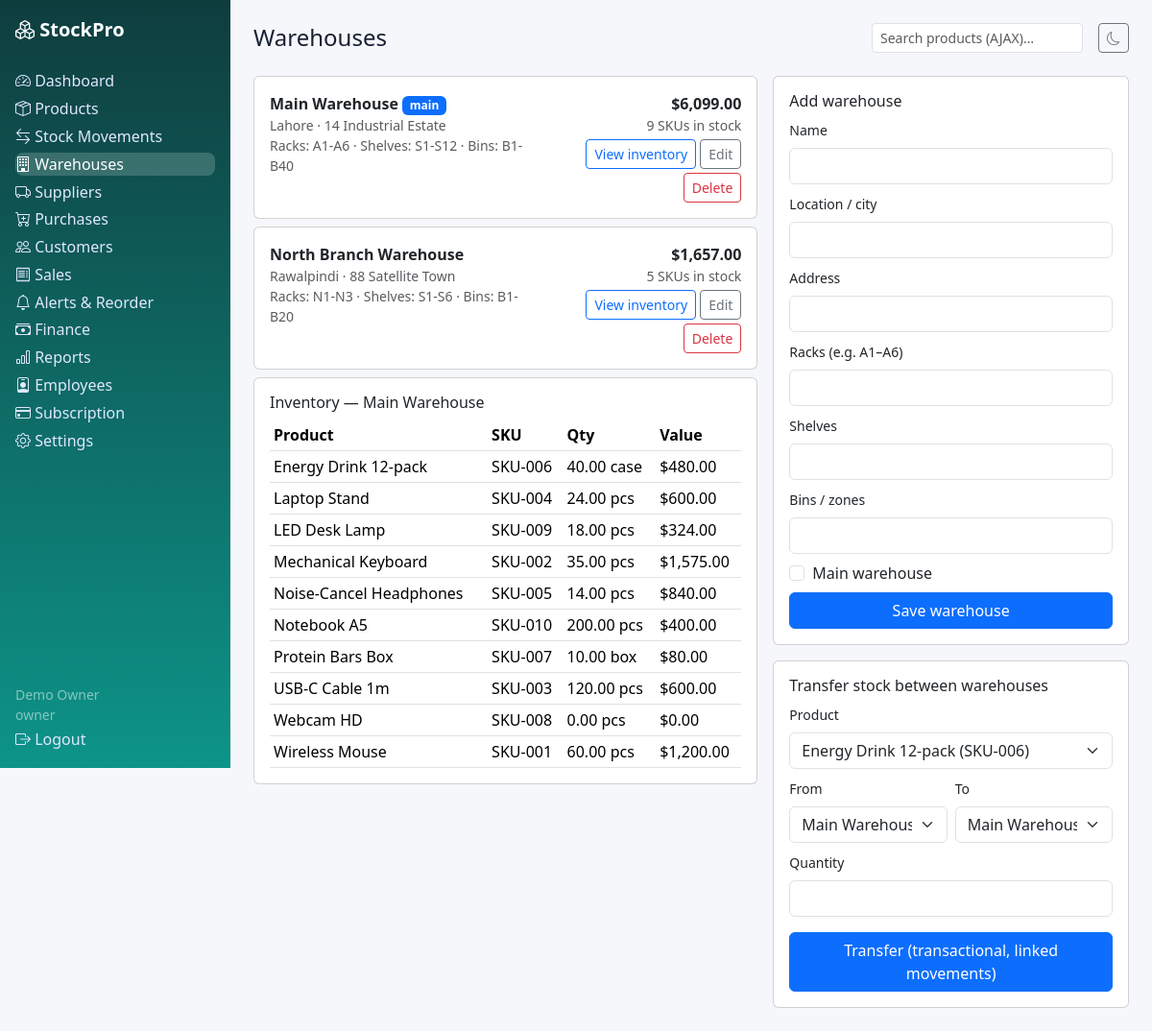
The app's page /warehouses.php (signed in) with its own data.
### tables this page shows
CREATE TABLE warehouses (id INT UNSIGNED AUTO_INCREMENT PRIMARY KEY, tenant_id INT UNSIGNED NOT NULL, name VARCHAR(120) NOT NULL, location VARCHAR(120) NULL, address VARCHAR(255) NULL, racks VARCHAR(120) NULL, shelves VARCHAR(120) NULL, bins VARCHAR(120) NULL, is_main TINYINT(1) NOT NULL DEFAULT 0, created_at DATETIME NOT NULL DEFAULT CURRENT_TIMESTAMP, INDEX idx_wh_tenant(tenant_id), CONSTRAINT fk_wh_tenant FOREIGN KEY(tenant_id) REFERENCES tenants(id) ON DELETE CASCADE);

CREATE TABLE product_warehouse (id INT UNSIGNED AUTO_INCREMENT PRIMARY KEY, tenant_id INT UNSIGNED NOT NULL, product_id INT UNSIGNED NOT NULL, warehouse_id INT UNSIGNED NOT NULL, quantity DECIMAL(12,2) NOT NULL DEFAULT 0, UNIQUE KEY uq_pw(tenant_id,product_id,warehouse_id), INDEX idx_pw_tenant(tenant_id), CONSTRAINT fk_pw_tenant FOREIGN KEY(tenant_id) REFERENCES tenants(id) ON DELETE CASCADE, CONSTRAINT fk_pw_product FOREIGN KEY(product_id) REFERENCES products(id) ON DELETE CASCADE, CONSTRAINT fk_pw_wh FOREIGN KEY(warehouse_id) REFERENCES warehouses(id) ON DELETE CASCADE);

CREATE TABLE products (id INT UNSIGNED AUTO_INCREMENT PRIMARY KEY, tenant_id INT UNSIGNED NOT NULL, sku VARCHAR(60) NOT NULL, barcode VARCHAR(40) NULL, name VARCHAR(190) NOT NULL, description TEXT NULL, category_id INT UNSIGNED NULL, brand_id INT UNSIGNED NULL, unit VARCHAR(20) NOT NULL DEFAULT 'pcs', cost_price DECIMAL(12,2) NOT NULL DEFAULT 0, sale_price DECIMAL(12,2) NOT NULL DEFAULT 0, stock_qty DECIMAL(12,2) NOT NULL DEFAULT 0, min_stock DECIMAL(12,2) NOT NULL DEFAULT 5, max_stock DECIMAL(12,2) NOT NULL DEFAULT 100, track_expiry TINYINT(1) NOT NULL DEFAULT 0, status ENUM('active','inactive') NOT NULL DEFAULT 'active', created_at DATETIME NOT NULL DEFAULT CURRENT_TIMESTAMP, UNIQUE KEY uq_product_sku(tenant_id,sku), UNIQUE KEY uq_product_barcode(tenant_id,barcode), INDEX idx_prod_tenant(tenant_id), INDEX idx_prod_stock(stock_qty), CONSTRAINT fk_prod_tenant FOREIGN KEY(tenant_id) REFERENCES tenants(id) ON DELETE CASCADE, CONSTRAINT fk_prod_cat FOREIGN KEY(category_id) REFERENCES categories(id) ON DELETE SET NULL, CONSTRAINT fk_prod_brand FOREIGN KEY(brand_id) REFERENCES brands(id) ON DELETE SET NULL);

### includes/functions.php (called while the page is built, shortened)
<?php
function e(?string $v): string { return htmlspecialchars($v ?? '', ENT_QUOTES, 'UTF-8'); }
function current_user(): ?array { return $_SESSION['user'] ?? null; }
function tenant_id(): ?int { $u = current_user(); return isset($u['tenant_id']) && $u['tenant_id'] !== null ? (int)$u['tenant_id'] : null; }
function qa(PDO $pdo, string $sql, array $a = []): array { $s = $pdo->prepare($sql); $s->execute($a); return $s->fetchAll(); }
function q1(PDO $pdo, string $sql, array $a = []) { $s = $pdo->prepare($sql); $s->execute($a); return $s->fetchColumn(); }
function money($n): string { return '$' . number_format((float)$n, 2); }
function warehouse_name(PDO $pdo, int $tid, int $wid): string {
    return (string)(q1($pdo, 'SELECT name FROM warehouses WHERE id=? AND tenant_id=?', [$wid, $tid]) ?: '');
}

### includes/auth.php (called while the page is built, shortened)
<?php
require_once __DIR__ . '/../config/database.php';
require_once __DIR__ . '/functions.php';
function require_tenant(): int {
    $t = tenant_id();
    return $t;
}

### warehouses.php (the view, shortened to what this page needs)
<?php require_once __DIR__ . '/includes/auth.php'; require_once __DIR__ . '/includes/roles.php';
$user = require_role(ROLE_MANAGE); $pdo = db(); check_tenant_active($pdo); $tid = require_tenant(); $base = ''; $active = 'warehouses'; $pageTitle = 'Warehouses';
$whs = qa($pdo, 'SELECT w.*, (SELECT COUNT(DISTINCT product_id) FROM product_warehouse pw WHERE pw.warehouse_id=w.id AND pw.quantity>0) skus, (SELECT COALESCE(SUM(pw.quantity*p.cost_price),0) FROM product_warehouse pw JOIN products p ON p.id=pw.product_id WHERE pw.warehouse_id=w.id) value FROM warehouses w WHERE w.tenant_id=? ORDER BY w.is_main DESC, w.name', [$tid]);
$prods = qa($pdo, 'SELECT * FROM products WHERE tenant_id=? AND status="active" ORDER BY name', [$tid]);
$viewId = (int)($_GET['view'] ?? ($whs[0]['id'] ?? 0));
$inv = $viewId ? qa($pdo, 'SELECT pw.quantity, p.name, p.sku, p.unit, p.cost_price FROM product_warehouse pw JOIN products p ON p.id=pw.product_id WHERE pw.tenant_id=? AND pw.warehouse_id=? ORDER BY p.name', [$tid, $viewId]) : [];
$edit = null; if (!empty($_GET['edit'])) $edit = qa($pdo, 'SELECT * FROM warehouses WHERE id=? AND tenant_id=?', [(int)$_GET['edit'], $tid])[0] ?? null;
include __DIR__ . '/includes/header.php'; ?>
<div class="row g-3"><div class="col-lg-7">
<?php foreach ($whs as $w): ?><div class="card p-3 mb-2"><div class="d-flex justify-content-between"><div><strong><?= e($w['name']) ?></strong> <?= $w['is_main'] ? '<span class="badge bg-primary">main</span>' : '' ?><div class="small text-muted"><?= e($w['location'] ?? '') ?> · <?= e($w['address'] ?? '') ?><br>Racks: <?= e($w['racks'] ?? '—') ?> · Shelves: <?= e($w['shelves'] ?? '—') ?> · Bins: <?= e($w['bins'] ?? '—') ?></div></div>
<div class="text-end"><div class="fw-bold"><?= money($w['value']) ?></div><div class="small text-muted"><?= $w['skus'] ?> SKUs in stock</div>
<a class="btn btn-sm btn-outline-primary mt-1" href="?view=<?= $w['id'] ?>">View inventory</a> <a class="btn btn-sm btn-outline-secondary mt-1" href="?edit=<?= $w['id'] ?>">Edit</a>
<form method="post" class="d-inline"><button class="btn btn-sm btn-outline-danger mt-1" data-confirm="Delete warehouse?">Delete</button></form></div></div></div><?php endforeach; ?>
<div class="card p-3"><h6>Inventory — <?= e(warehouse_name($pdo, $tid, $viewId)) ?></h6><table class="table table-sm mb-0"><tr><th>Product</th><th>SKU</th><th>Qty</th><th>Value</th></tr>
<?php foreach ($inv as $r): ?><tr><td><?= e($r['name']) ?></td><td><?= e($r['sku']) ?></td><td><?= $r['quantity'] ?> <?= e($r['unit']) ?></td><td><?= money((float)$r['quantity'] * (float)$r['cost_price']) ?></td></tr><?php endforeach; if (!$inv) echo '<tr><td colspan="4" class="text-muted">No stock in this warehouse.</td></tr>'; ?></table></div></div>
<div class="col-lg-5"><div class="card p-3"><h6><?= $edit ? 'Edit' : 'Add' ?> warehouse</h6><form method="post"><?= csrf_field() ?><input type="hidden" name="id" value="<?= e((string)($edit['id'] ?? '')) ?>">
<?php foreach ([['name','Name', $edit['name'] ?? ''],['location','Location / city', $edit['location'] ?? ''],['address','Address', $edit['address'] ?? ''],['racks','Racks (e.g. A1–A6)', $edit['racks'] ?? ''],['shelves','Shelves', $edit['shelves'] ?? ''],['bins','Bins / zones', $edit['bins'] ?? '']] as [$f,$l,$v]): ?><div class="mb-2"><label class="form-label small"><?= $l ?></label><input class="form-control" name="<?= $f ?>" value="<?= e((string)$v) ?>" <?= $f === 'name' ? 'required' : '' ?>></div><?php endforeach; ?>
<div class="form-check mb-2"><input class="form-check-input" type="checkbox" name="is_main" value="1" id="mn" <?= !empty($edit['is_main']) ? 'checked' : '' ?>><label class="form-check-label" for="mn">Main warehouse</label></div>
<button class="btn btn-primary w-100">Save warehouse</button></form></div>
<div class="card p-3 mt-3"><h6>Transfer stock between warehouses</h6><form method="post"><?= csrf_field() ?><input type="hidden" name="action" value="transfer">
<div class="mb-2"><label class="form-label small">Product</label><select class="form-select" name="product_id" required><?php foreach ($prods as $p): ?><option value="<?= $p['id'] ?>"><?= e($p['name']) ?> (<?= e($p['sku']) ?>)</option><?php endforeach; ?></select></div>
<div class="row g-2"><div class="col-6"><label class="form-label small">From</label><select class="form-select" name="from_warehouse" required><?php foreach ($whs as $w): ?><option value="<?= $w['id'] ?>"><?= e($w['name']) ?></option><?php endforeach; ?></select></div>
<div class="col-6"><label class="form-label small">To</label><select class="form-select" name="to_warehouse" required><?php foreach ($whs as $w): ?><option value="<?= $w['id'] ?>"><?= e($w['name']) ?></option><?php endforeach; ?></select></div>
<div class="col-12"><label class="form-label small">Quantity</label><input class="form-control" type="number" step="0.01" name="quantity" required></div></div>
<button class="btn btn-primary w-100 mt-3">Transfer (transactional, linked movements)</button></form></div></div></div>
<?php include __DIR__ . '/includes/footer.php'; ?>

### assets/css/style.css (style rules this page uses)
:root { --brand:#0d9488;--bg:#f6f7fb;--card:#fff;--text:#172033 }
body { background:var(--bg);color:var(--text);font-family:system-ui,-apple-system,"Segoe UI",Roboto,sans-serif }

### records on screen
warehouses: name "Main Warehouse", is_main "main", location "Lahore", address "14 Industrial Estate", racks "A1-A6", shelves "S1-S12", bins "B1-B40", value "$6,099.00", skus "9", warehouse_name($pdo, $tid, $viewId) "Main Warehouse"
warehouses: name "North Branch Warehouse", location "Rawalpindi", address "88 Satellite Town", racks "N1-N3", shelves "S1-S6", bins "B1-B20", value "$1,657.00", skus "5"
product_warehouse: product.name "Energy Drink 12-pack", product.sku "SKU-006", quantity "40.00", product.unit "case", money((float)$r['quantity']*(float)$r['cost_price']) "$480.00"
product_warehouse: product.name "Laptop Stand", product.sku "SKU-004", quantity "24.00", product.unit "pcs", money((float)$r['quantity']*(float)$r['cost_price']) "$600.00"
product_warehouse: product.name "LED Desk Lamp", product.sku "SKU-009", quantity "18.00", product.unit "pcs", money((float)$r['quantity']*(float)$r['cost_price']) "$324.00"
product_warehouse: product.name "Mechanical Keyboard", product.sku "SKU-002", quantity "35.00", product.unit "pcs", money((float)$r['quantity']*(float)$r['cost_price']) "$1,575.00"
product_warehouse: product.name "Noise-Cancel Headphones", product.sku "SKU-005", quantity "14.00", product.unit "pcs", money((float)$r['quantity']*(float)$r['cost_price']) "$840.00"
product_warehouse: product.name "Notebook A5", product.sku "SKU-010", quantity "200.00", product.unit "pcs", money((float)$r['quantity']*(float)$r['cost_price']) "$400.00"
product_warehouse: product.name "Protein Bars Box", product.sku "SKU-007", quantity "10.00", product.unit "box", money((float)$r['quantity']*(float)$r['cost_price']) "$80.00"
product_warehouse: product.name "USB-C Cable 1m", product.sku "SKU-003", quantity "120.00", product.unit "pcs", money((float)$r['quantity']*(float)$r['cost_price']) "$600.00"
product_warehouse: product.name "Webcam HD", product.sku "SKU-008", quantity "0.00", product.unit "pcs", money((float)$r['quantity']*(float)$r['cost_price']) "$0.00"
product_warehouse: product.name "Wireless Mouse", product.sku "SKU-001", quantity "60.00", product.unit "pcs", money((float)$r['quantity']*(float)$r['cost_price']) "$1,200.00"

### other values on screen
$label "Dashboard"
$label "Products"
$label "Stock Movements"
$label "Warehouses"
$label "Suppliers"
$label "Purchases"
$label "Customers"
$label "Sales"
$label "Alerts & Reorder"
$label "Finance"
$label "Reports"
$label "Employees"
$label "Subscription"
$label "Settings"
current_user()['name'] "Demo Owner"
